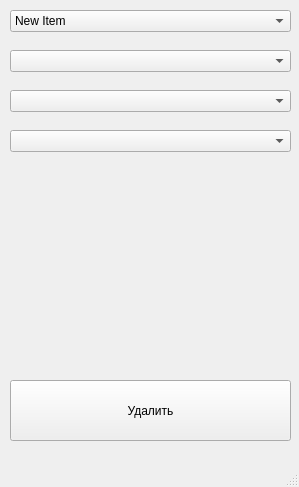
<?xml version="1.0" encoding="UTF-8"?>
<ui version="4.0">
 <class>MainWindow</class>
 <widget class="QMainWindow" name="MainWindow">
  <property name="geometry">
   <rect>
    <x>0</x>
    <y>0</y>
    <width>299</width>
    <height>487</height>
   </rect>
  </property>
  <property name="windowTitle">
   <string>MainWindow</string>
  </property>
  <widget class="QWidget" name="centralwidget">
   <widget class="QPushButton" name="pushButton">
    <property name="geometry">
     <rect>
      <x>10</x>
      <y>380</y>
      <width>281</width>
      <height>61</height>
     </rect>
    </property>
    <property name="text">
     <string>Удалить</string>
    </property>
   </widget>
   <widget class="QComboBox" name="comboBox">
    <property name="geometry">
     <rect>
      <x>10</x>
      <y>10</y>
      <width>281</width>
      <height>22</height>
     </rect>
    </property>
    <item>
     <property name="text">
      <string>New Item</string>
     </property>
    </item>
    <item>
     <property name="text">
      <string>New Item</string>
     </property>
    </item>
    <item>
     <property name="text">
      <string>New Item</string>
     </property>
    </item>
    <item>
     <property name="text">
      <string>New Item</string>
     </property>
    </item>
    <item>
     <property name="text">
      <string>New Item</string>
     </property>
    </item>
   </widget>
   <widget class="QComboBox" name="comboBox_2">
    <property name="geometry">
     <rect>
      <x>10</x>
      <y>50</y>
      <width>281</width>
      <height>22</height>
     </rect>
    </property>
   </widget>
   <widget class="QComboBox" name="comboBox_3">
    <property name="geometry">
     <rect>
      <x>10</x>
      <y>90</y>
      <width>281</width>
      <height>22</height>
     </rect>
    </property>
   </widget>
   <widget class="QComboBox" name="comboBox_4">
    <property name="geometry">
     <rect>
      <x>10</x>
      <y>130</y>
      <width>281</width>
      <height>22</height>
     </rect>
    </property>
   </widget>
  </widget>
  <widget class="QMenuBar" name="menubar">
   <property name="geometry">
    <rect>
     <x>0</x>
     <y>0</y>
     <width>299</width>
     <height>21</height>
    </rect>
   </property>
  </widget>
  <widget class="QStatusBar" name="statusbar"/>
 </widget>
 <resources/>
 <connections/>
</ui>
